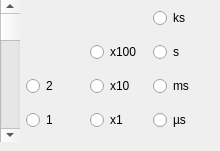
              <widget class="QWidget" name="TimeConstantShear">
               <attribute name="title">
                <string>Time Constant</string>
               </attribute>
               <widget class="QScrollBar" name="TimeShearSlider">
                <property name="geometry">
                 <rect>
                  <x>0</x>
                  <y>0</y>
                  <width>20</width>
                  <height>142</height>
                 </rect>
                </property>
                <property name="sizePolicy">
                 <sizepolicy hsizetype="Fixed" vsizetype="MinimumExpanding">
                  <horstretch>0</horstretch>
                  <verstretch>0</verstretch>
                 </sizepolicy>
                </property>
                <property name="baseSize">
                 <size>
                  <width>20</width>
                  <height>142</height>
                 </size>
                </property>
                <property name="orientation">
                 <enum>Qt::Orientation::Vertical</enum>
                </property>
               </widget>
               <widget class="QWidget" name="TimeShearGrid" native="true">
                <property name="geometry">
                 <rect>
                  <x>26</x>
                  <y>0</y>
                  <width>185</width>
                  <height>142</height>
                 </rect>
                </property>
                <property name="sizePolicy">
                 <sizepolicy hsizetype="MinimumExpanding" vsizetype="MinimumExpanding">
                  <horstretch>0</horstretch>
                  <verstretch>0</verstretch>
                 </sizepolicy>
                </property>
                <property name="baseSize">
                 <size>
                  <width>185</width>
                  <height>142</height>
                 </size>
                </property>
                <layout class="QGridLayout" name="gridLayout_6">
                 <item row="2" column="0">
                  <widget class="QRadioButton" name="TimeShear2">
                   <property name="text">
                    <string>2</string>
                   </property>
                   <property name="autoExclusive">
                    <bool>false</bool>
                   </property>
                  </widget>
                 </item>
                 <item row="1" column="1">
                  <widget class="QRadioButton" name="TimeShearx100">
                   <property name="text">
                    <string>x100</string>
                   </property>
                   <property name="autoExclusive">
                    <bool>false</bool>
                   </property>
                  </widget>
                 </item>
                 <item row="0" column="2">
                  <widget class="QRadioButton" name="TimeShearks">
                   <property name="text">
                    <string>ks</string>
                   </property>
                   <property name="autoExclusive">
                    <bool>false</bool>
                   </property>
                  </widget>
                 </item>
                 <item row="2" column="2">
                  <widget class="QRadioButton" name="TimeShearms">
                   <property name="text">
                    <string>ms</string>
                   </property>
                   <property name="autoExclusive">
                    <bool>false</bool>
                   </property>
                  </widget>
                 </item>
                 <item row="2" column="1">
                  <widget class="QRadioButton" name="TimeShearx10">
                   <property name="text">
                    <string>x10</string>
                   </property>
                   <property name="autoExclusive">
                    <bool>false</bool>
                   </property>
                  </widget>
                 </item>
                 <item row="1" column="2">
                  <widget class="QRadioButton" name="TimeShears">
                   <property name="text">
                    <string>s</string>
                   </property>
                   <property name="autoExclusive">
                    <bool>false</bool>
                   </property>
                  </widget>
                 </item>
                 <item row="3" column="1">
                  <widget class="QRadioButton" name="TimeShearx1">
                   <property name="text">
                    <string>x1</string>
                   </property>
                   <property name="autoExclusive">
                    <bool>false</bool>
                   </property>
                  </widget>
                 </item>
                 <item row="3" column="2">
                  <widget class="QRadioButton" name="TimeShearmicros">
                   <property name="text">
                    <string>µs</string>
                   </property>
                   <property name="autoExclusive">
                    <bool>false</bool>
                   </property>
                  </widget>
                 </item>
                 <item row="3" column="0">
                  <widget class="QRadioButton" name="TimeShear1">
                   <property name="text">
                    <string>1</string>
                   </property>
                   <property name="autoExclusive">
                    <bool>false</bool>
                   </property>
                  </widget>
                 </item>
                </layout>
               </widget>
              </widget>
